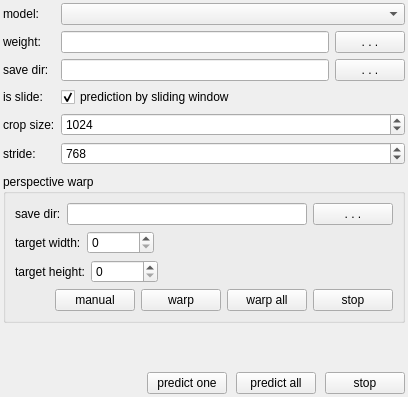
           <widget class="QWidget" name="tab_Predict">
            <attribute name="title">
             <string>Predict</string>
            </attribute>
            <layout class="QVBoxLayout" name="verticalLayout_tab_Segmentation">
             <property name="spacing">
              <number>9</number>
             </property>
             <property name="leftMargin">
              <number>3</number>
             </property>
             <property name="topMargin">
              <number>3</number>
             </property>
             <property name="rightMargin">
              <number>3</number>
             </property>
             <property name="bottomMargin">
              <number>3</number>
             </property>
             <item>
              <widget class="QWidget" name="widget_Predict" native="true">
               <layout class="QGridLayout" name="gridLayout" columnstretch="0,1,2">
                <property name="leftMargin">
                 <number>0</number>
                </property>
                <property name="topMargin">
                 <number>0</number>
                </property>
                <property name="rightMargin">
                 <number>0</number>
                </property>
                <property name="bottomMargin">
                 <number>0</number>
                </property>
                <item row="0" column="0">
                 <widget class="QLabel" name="label_Model">
                  <property name="sizePolicy">
                   <sizepolicy hsizetype="Minimum" vsizetype="Preferred">
                    <horstretch>0</horstretch>
                    <verstretch>0</verstretch>
                   </sizepolicy>
                  </property>
                  <property name="maximumSize">
                   <size>
                    <width>121</width>
                    <height>40</height>
                   </size>
                  </property>
                  <property name="text">
                   <string>model:</string>
                  </property>
                 </widget>
                </item>
                <item row="1" column="0">
                 <widget class="QLabel" name="label_WeightPath">
                  <property name="sizePolicy">
                   <sizepolicy hsizetype="Minimum" vsizetype="Preferred">
                    <horstretch>0</horstretch>
                    <verstretch>0</verstretch>
                   </sizepolicy>
                  </property>
                  <property name="maximumSize">
                   <size>
                    <width>121</width>
                    <height>40</height>
                   </size>
                  </property>
                  <property name="text">
                   <string>weight:</string>
                  </property>
                 </widget>
                </item>
                <item row="1" column="1">
                 <widget class="QLineEdit" name="lineEdit_WeighPath"/>
                </item>
                <item row="1" column="2">
                 <widget class="QPushButton" name="pushButton_WeightPath">
                  <property name="sizePolicy">
                   <sizepolicy hsizetype="Fixed" vsizetype="Fixed">
                    <horstretch>0</horstretch>
                    <verstretch>0</verstretch>
                   </sizepolicy>
                  </property>
                  <property name="maximumSize">
                   <size>
                    <width>70</width>
                    <height>16777215</height>
                   </size>
                  </property>
                  <property name="text">
                   <string> . . . </string>
                  </property>
                 </widget>
                </item>
                <item row="2" column="0">
                 <widget class="QLabel" name="label_SaveDir_predict">
                  <property name="sizePolicy">
                   <sizepolicy hsizetype="Minimum" vsizetype="Preferred">
                    <horstretch>0</horstretch>
                    <verstretch>0</verstretch>
                   </sizepolicy>
                  </property>
                  <property name="maximumSize">
                   <size>
                    <width>121</width>
                    <height>40</height>
                   </size>
                  </property>
                  <property name="text">
                   <string>save dir:</string>
                  </property>
                 </widget>
                </item>
                <item row="2" column="1">
                 <widget class="QLineEdit" name="lineEdit_SaveDir_predict"/>
                </item>
                <item row="2" column="2">
                 <widget class="QPushButton" name="pushButton_SaveDir_predict">
                  <property name="sizePolicy">
                   <sizepolicy hsizetype="Fixed" vsizetype="Fixed">
                    <horstretch>0</horstretch>
                    <verstretch>0</verstretch>
                   </sizepolicy>
                  </property>
                  <property name="maximumSize">
                   <size>
                    <width>70</width>
                    <height>16777215</height>
                   </size>
                  </property>
                  <property name="text">
                   <string> . . . </string>
                  </property>
                 </widget>
                </item>
                <item row="3" column="0">
                 <widget class="QLabel" name="label_IsSlide">
                  <property name="sizePolicy">
                   <sizepolicy hsizetype="Minimum" vsizetype="Preferred">
                    <horstretch>0</horstretch>
                    <verstretch>0</verstretch>
                   </sizepolicy>
                  </property>
                  <property name="maximumSize">
                   <size>
                    <width>121</width>
                    <height>25</height>
                   </size>
                  </property>
                  <property name="text">
                   <string>is slide:</string>
                  </property>
                 </widget>
                </item>
                <item row="4" column="0">
                 <widget class="QLabel" name="label_CropSize">
                  <property name="sizePolicy">
                   <sizepolicy hsizetype="Minimum" vsizetype="Preferred">
                    <horstretch>0</horstretch>
                    <verstretch>0</verstretch>
                   </sizepolicy>
                  </property>
                  <property name="maximumSize">
                   <size>
                    <width>121</width>
                    <height>28</height>
                   </size>
                  </property>
                  <property name="text">
                   <string>crop size:</string>
                  </property>
                 </widget>
                </item>
                <item row="5" column="0">
                 <widget class="QLabel" name="label_Stride">
                  <property name="sizePolicy">
                   <sizepolicy hsizetype="Minimum" vsizetype="Preferred">
                    <horstretch>0</horstretch>
                    <verstretch>0</verstretch>
                   </sizepolicy>
                  </property>
                  <property name="maximumSize">
                   <size>
                    <width>121</width>
                    <height>28</height>
                   </size>
                  </property>
                  <property name="text">
                   <string>stride:</string>
                  </property>
                 </widget>
                </item>
                <item row="3" column="1" colspan="2">
                 <widget class="QCheckBox" name="checkBox_IsSlide">
                  <property name="text">
                   <string>prediction by sliding window</string>
                  </property>
                  <property name="checked">
                   <bool>true</bool>
                  </property>
                 </widget>
                </item>
                <item row="4" column="1" colspan="2">
                 <widget class="QSpinBox" name="spinBox_CropSize_predict">
                  <property name="sizePolicy">
                   <sizepolicy hsizetype="Preferred" vsizetype="Fixed">
                    <horstretch>0</horstretch>
                    <verstretch>0</verstretch>
                   </sizepolicy>
                  </property>
                  <property name="maximumSize">
                   <size>
                    <width>383</width>
                    <height>28</height>
                   </size>
                  </property>
                  <property name="maximum">
                   <number>999999999</number>
                  </property>
                  <property name="value">
                   <number>1024</number>
                  </property>
                 </widget>
                </item>
                <item row="5" column="1" colspan="2">
                 <widget class="QSpinBox" name="spinBox_Stride">
                  <property name="sizePolicy">
                   <sizepolicy hsizetype="Preferred" vsizetype="Fixed">
                    <horstretch>0</horstretch>
                    <verstretch>0</verstretch>
                   </sizepolicy>
                  </property>
                  <property name="maximumSize">
                   <size>
                    <width>383</width>
                    <height>28</height>
                   </size>
                  </property>
                  <property name="maximum">
                   <number>999999999</number>
                  </property>
                  <property name="value">
                   <number>768</number>
                  </property>
                 </widget>
                </item>
                <item row="0" column="1" colspan="2">
                 <widget class="QComboBox" name="comboBox_SegmentationModel">
                  <property name="sizePolicy">
                   <sizepolicy hsizetype="Expanding" vsizetype="Fixed">
                    <horstretch>0</horstretch>
                    <verstretch>0</verstretch>
                   </sizepolicy>
                  </property>
                 </widget>
                </item>
               </layout>
              </widget>
             </item>
             <item>
              <widget class="QGroupBox" name="groupBox_Warp">
               <property name="title">
                <string>perspective warp</string>
               </property>
               <layout class="QVBoxLayout" name="verticalLayout_4">
                <item>
                 <layout class="QHBoxLayout" name="horizontalLayout_SaveDir_warp">
                  <item>
                   <widget class="QLabel" name="label_SaveDir_warp">
                    <property name="text">
                     <string>save dir:</string>
                    </property>
                   </widget>
                  </item>
                  <item>
                   <widget class="QLineEdit" name="lineEdit_SaveDir_warp"/>
                  </item>
                  <item>
                   <widget class="QPushButton" name="pushButton_SaveDir_warp">
                    <property name="sizePolicy">
                     <sizepolicy hsizetype="Minimum" vsizetype="Fixed">
                      <horstretch>0</horstretch>
                      <verstretch>0</verstretch>
                     </sizepolicy>
                    </property>
                    <property name="text">
                     <string> . . . </string>
                    </property>
                   </widget>
                  </item>
                 </layout>
                </item>
                <item>
                 <layout class="QHBoxLayout" name="horizontalLayout_TargetWidth">
                  <item>
                   <widget class="QLabel" name="label_TargetWidth">
                    <property name="text">
                     <string>target width:</string>
                    </property>
                   </widget>
                  </item>
                  <item>
                   <widget class="QSpinBox" name="spinBox_TargetWidth">
                    <property name="maximum">
                     <number>999999999</number>
                    </property>
                   </widget>
                  </item>
                  <item>
                   <spacer name="horizontalSpacer_TargetWidth">
                    <property name="orientation">
                     <enum>Qt::Horizontal</enum>
                    </property>
                    <property name="sizeHint" stdset="0">
                     <size>
                      <width>40</width>
                      <height>20</height>
                     </size>
                    </property>
                   </spacer>
                  </item>
                 </layout>
                </item>
                <item>
                 <layout class="QHBoxLayout" name="horizontalLayout_TargetHeight">
                  <item>
                   <widget class="QLabel" name="label_TargetHeight">
                    <property name="text">
                     <string>target height:</string>
                    </property>
                   </widget>
                  </item>
                  <item>
                   <widget class="QSpinBox" name="spinBox_TargetHeight">
                    <property name="maximum">
                     <number>999999999</number>
                    </property>
                   </widget>
                  </item>
                  <item>
                   <spacer name="horizontalSpacer_TargetHeight">
                    <property name="orientation">
                     <enum>Qt::Horizontal</enum>
                    </property>
                    <property name="sizeHint" stdset="0">
                     <size>
                      <width>40</width>
                      <height>20</height>
                     </size>
                    </property>
                   </spacer>
                  </item>
                 </layout>
                </item>
                <item>
                 <layout class="QHBoxLayout" name="horizontalLayout_btnWarp">
                  <item>
                   <spacer name="horizontalSpacer_Warp">
                    <property name="orientation">
                     <enum>Qt::Horizontal</enum>
                    </property>
                    <property name="sizeHint" stdset="0">
                     <size>
                      <width>40</width>
                      <height>20</height>
                     </size>
                    </property>
                   </spacer>
                  </item>
                  <item>
                   <widget class="QPushButton" name="pushButton_ManualWarp">
                    <property name="text">
                     <string>manual</string>
                    </property>
                   </widget>
                  </item>
                  <item>
                   <widget class="QPushButton" name="pushButton_Warp">
                    <property name="text">
                     <string>warp</string>
                    </property>
                   </widget>
                  </item>
                  <item>
                   <widget class="QPushButton" name="pushButton_WarpAll">
                    <property name="text">
                     <string>warp all</string>
                    </property>
                   </widget>
                  </item>
                  <item>
                   <widget class="QPushButton" name="pushButton_StopWarp">
                    <property name="text">
                     <string>stop</string>
                    </property>
                   </widget>
                  </item>
                 </layout>
                </item>
               </layout>
              </widget>
             </item>
             <item>
              <spacer name="verticalSpacer_Predict">
               <property name="orientation">
                <enum>Qt::Vertical</enum>
               </property>
               <property name="sizeHint" stdset="0">
                <size>
                 <width>20</width>
                 <height>40</height>
                </size>
               </property>
              </spacer>
             </item>
             <item>
              <layout class="QHBoxLayout" name="horizontalLayout_Predict">
               <item>
                <spacer name="horizontalSpacer_Predict">
                 <property name="orientation">
                  <enum>Qt::Horizontal</enum>
                 </property>
                 <property name="sizeHint" stdset="0">
                  <size>
                   <width>40</width>
                   <height>20</height>
                  </size>
                 </property>
                </spacer>
               </item>
               <item>
                <widget class="QPushButton" name="pushButton_PredictOne">
                 <property name="text">
                  <string>predict one</string>
                 </property>
                </widget>
               </item>
               <item>
                <widget class="QPushButton" name="pushButton_PredictAll">
                 <property name="text">
                  <string>predict all</string>
                 </property>
                </widget>
               </item>
               <item>
                <widget class="QPushButton" name="pushButton_StopPredict">
                 <property name="text">
                  <string>stop</string>
                 </property>
                </widget>
               </item>
              </layout>
             </item>
            </layout>
           </widget>
